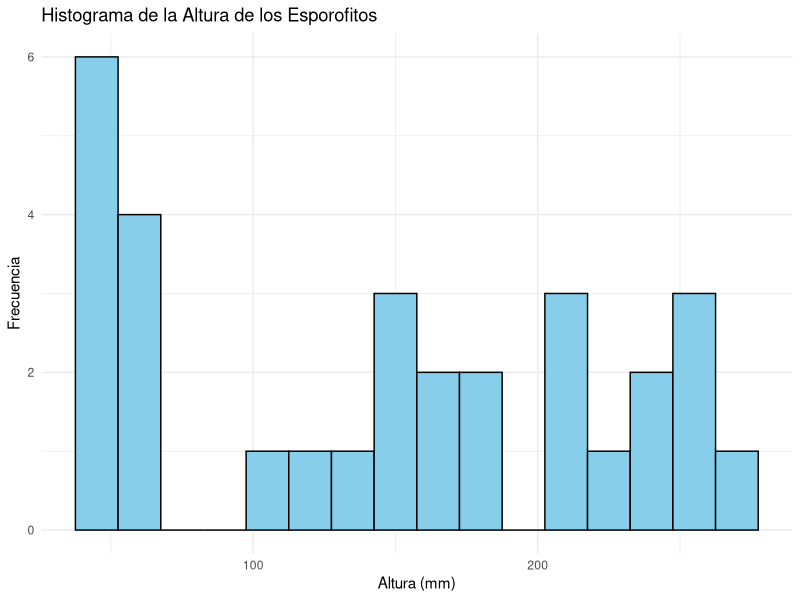
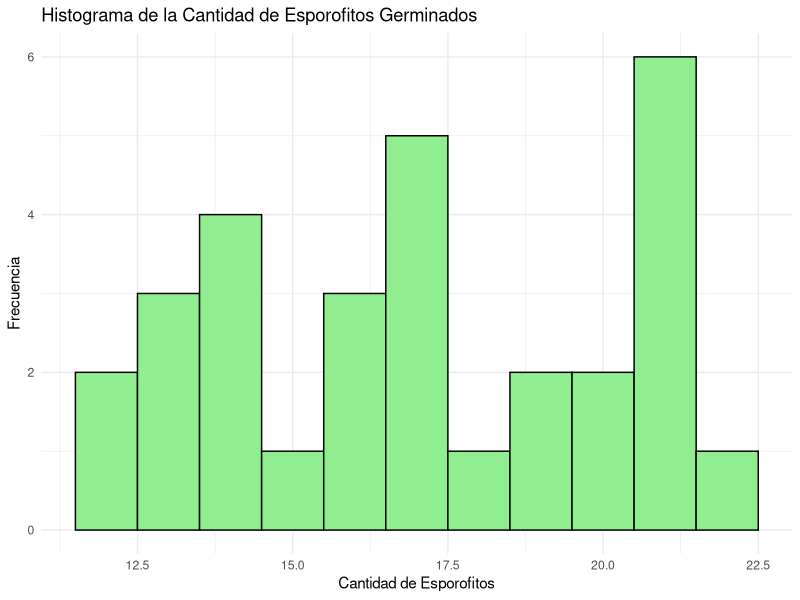
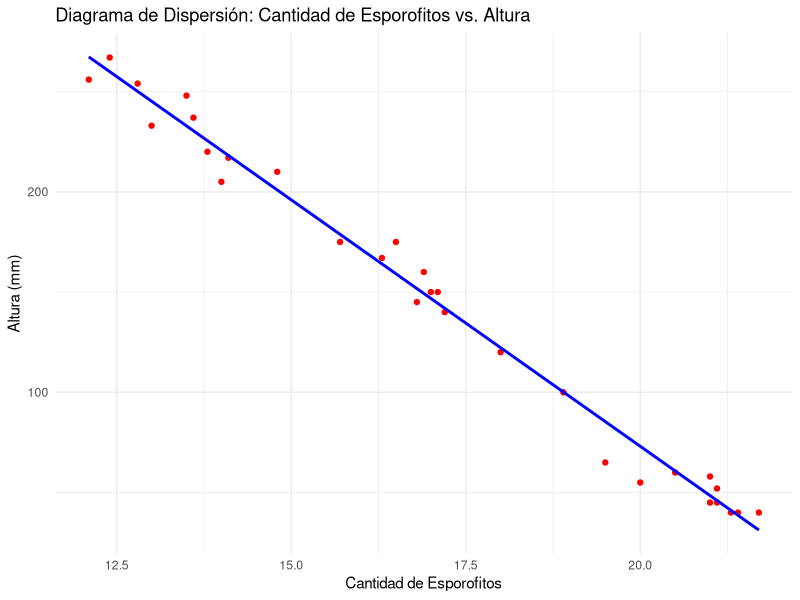
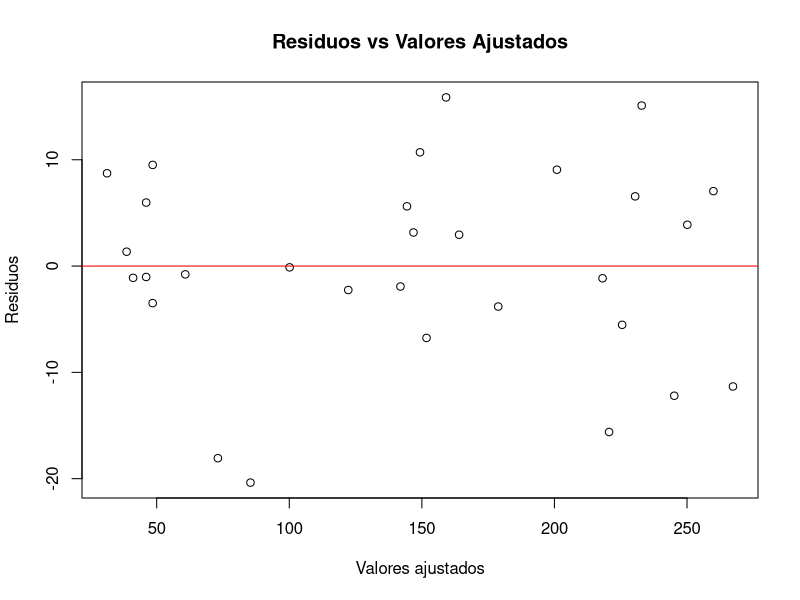
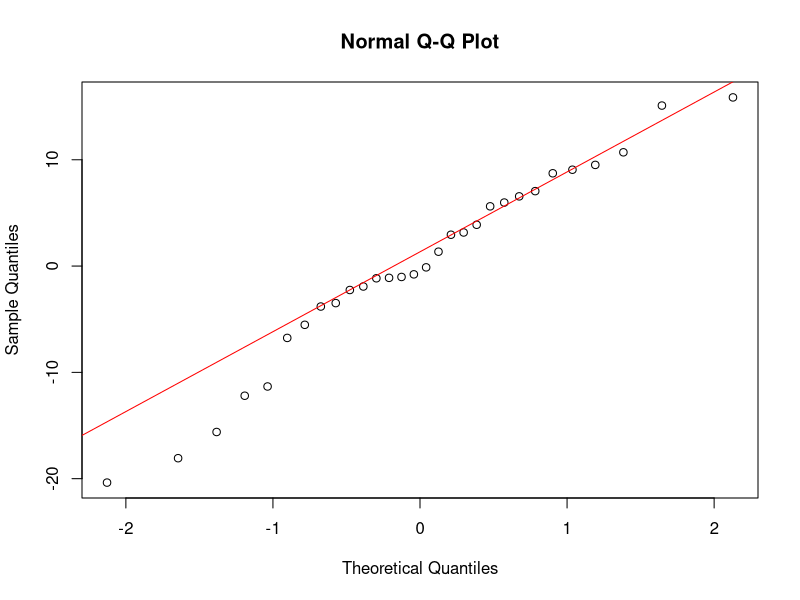

R code for these plots, in order:
## ---- chunk 1
# Instalación y carga de paquetes necesarios
# Para leer archivos Excel
if(!require(readxl)) install.packages("readxl")
# Para visualización de datos
if(!require(ggplot2)) install.packages("ggplot2")     
# Para manipulación de datos
if(!require(dplyr)) install.packages("dplyr")         
# Para diagnósticos de regresión
if(!require(car)) install.packages("car")              
# Para pruebas de supuestos
if(!require(lmtest)) install.packages("lmtest")    
# Para pruebas de normalidad
if(!require(nortest)) install.packages("nortest")    
# Para estadística descriptiva
if(!require(psych)) install.packages("psych")    




## ---- chunk 2
# Importar datos desde el archivo Excel
datos_esporofitos <- read_excel("esporofitos.xlsx")

# Visualizar las primeras filas del conjunto de datos
head(datos_esporofitos)

# Estructura del conjunto de datos
str(datos_esporofitos)

# Resumen estadístico básico
summary(datos_esporofitos)

# Verificar valores faltantes
colSums(is.na(datos_esporofitos))
## ---- chunk 3
# Eliminar filas con valores faltantes (si existen)
datos_esporofitos <- na.omit(datos_esporofitos)

# Renombrar columnas para facilitar el análisis (si es necesario)
names(datos_esporofitos) <- c("frasco", "altura", "cantidad")

# Verificar la estructura final de los datos
str(datos_esporofitos)
## ---- chunk 4

# Calcular estadísticas descriptivas
descripcion <- describe(datos_esporofitos)

# Imprimir las estadísticas descriptivas
print(descripcion)
## ---- chunk 5
# Histograma de la altura de los esporofitos
ggplot(datos_esporofitos, aes(x = altura)) +
  geom_histogram(binwidth = 15, fill = "skyblue", color = "black") +
  labs(title = "Histograma de la Altura de los Esporofitos",
       x = "Altura (mm)",
       y = "Frecuencia") +
  theme_minimal()

# Histograma de la cantidad de esporofitos germinados
ggplot(datos_esporofitos, aes(x = cantidad)) +
  geom_histogram(binwidth = 1, fill = "lightgreen", color = "black") +
  labs(title = "Histograma de la Cantidad de Esporofitos Germinados",
       x = "Cantidad de Esporofitos",
       y = "Frecuencia") +
  theme_minimal()
## ---- chunk 6
# Diagrama de dispersión
ggplot(datos_esporofitos, aes(x = cantidad, y = altura)) +
  geom_point(color = "red") +
  geom_smooth(method = "lm", se = FALSE, color = "blue") +
  labs(title = "Diagrama de Dispersión: Cantidad de Esporofitos vs. Altura",
       x = "Cantidad de Esporofitos",
       y = "Altura (mm)") +
  theme_minimal()
## ---- chunk 7
# Ajustar el modelo de regresión lineal
modelo <- lm(altura ~ cantidad, data = datos_esporofitos)
## ---- chunk 8
# Resumen del modelo
resumen_modelo <- summary(modelo)

# Imprimir el resumen del modelo
print(resumen_modelo)
## ---- chunk 9
# Gráfico de residuos vs valores ajustados
plot(modelo$fitted.values, modelo$residuals,
     xlab = "Valores ajustados",
     ylab = "Residuos",
     main = "Residuos vs Valores Ajustados")
abline(h = 0, col = "red")
## ---- chunk 10
# Evaluación de la independencia de los residuos
dwtest(modelo)
## ---- chunk 11
# Prueba de Breusch-Pagan
bptest(modelo)
## ---- chunk 12
# Gráfico Q-Q
qqnorm(modelo$residuals)
qqline(modelo$residuals, col = "red")

# Prueba de Shapiro-Wilk
shapiro.test(modelo$residuals)
## ---- chunk 13
# Crear nuevos datos para predicción
nuevos_datos <- data.frame(cantidad = c(10, 15, 20))

# Realizar predicciones de altura
predicciones <- predict(modelo, newdata = nuevos_datos)
print(predicciones)
## ---- chunk 14
# Intervalos de confianza para la media
intervalos_confianza <- predict(modelo, 
                                newdata = nuevos_datos, 
                                interval = "confidence")
print(intervalos_confianza)

# Intervalos de predicción para valores individuales
intervalos_prediccion <- predict(modelo, 
                                 newdata = nuevos_datos, 
                                 interval = "prediction")
print(intervalos_prediccion)
